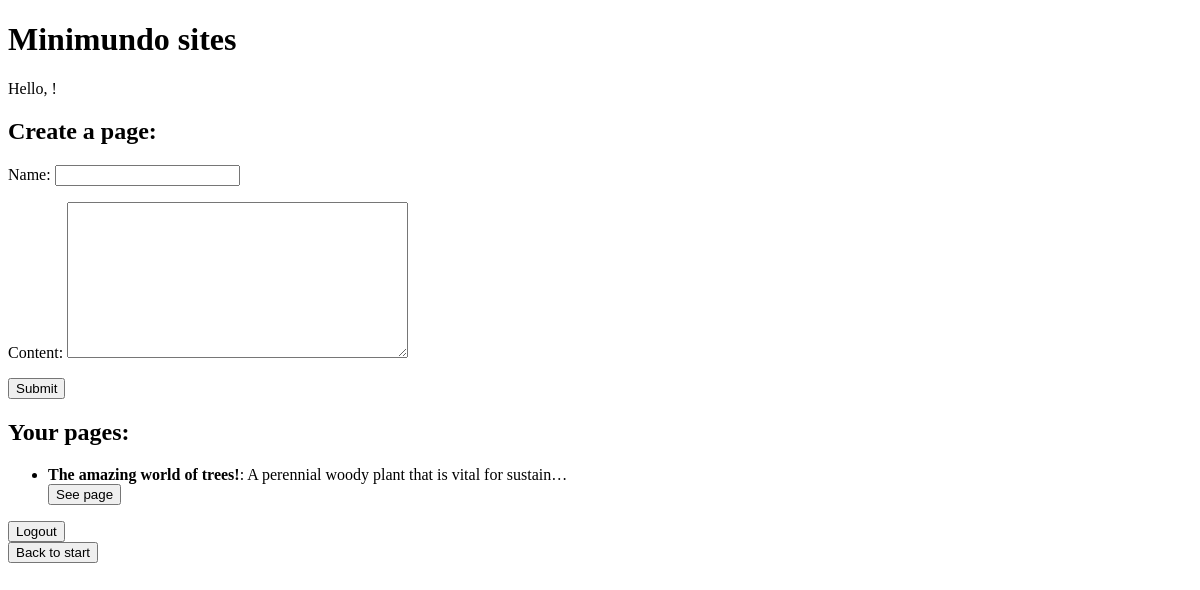
The page /homePage/bob/ on the database as committed earlier.
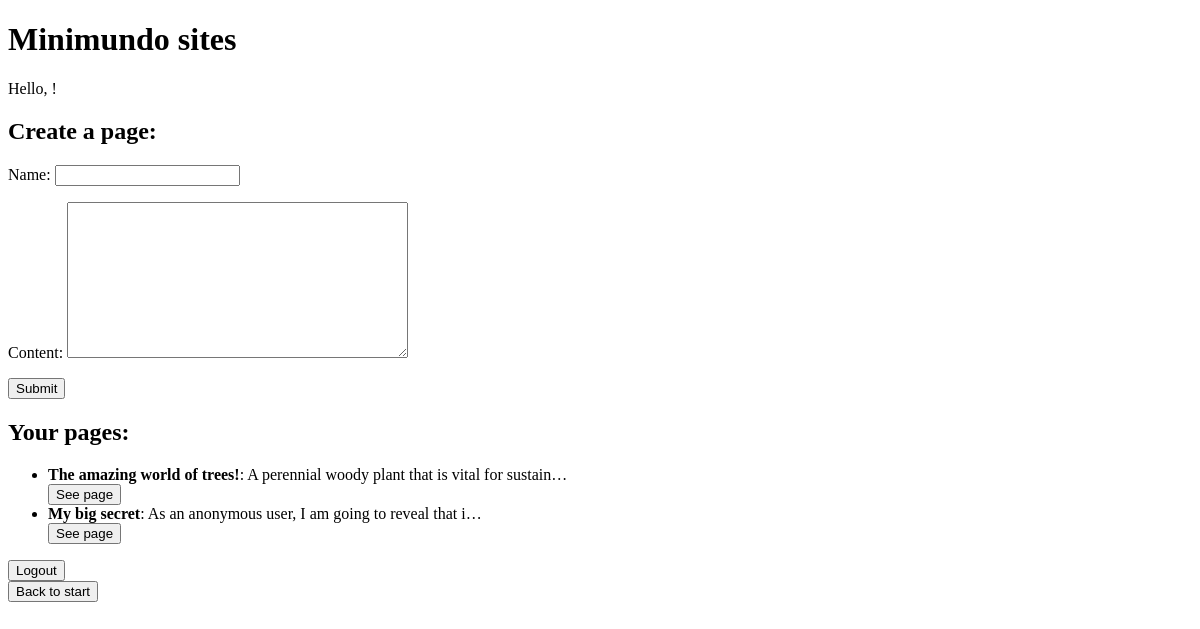
The same page on the database as committed later.
### pages/models.py (models this page shows)
class minipage(models.Model):
	owner = models.ForeignKey(User, on_delete=models.CASCADE)
	name = models.CharField(max_length=200, unique=True)
	content = models.TextField()
	class Meta:
		db_table = 'minipage'

### pages/views.py (the view)
# urls.py: path('homePage/<str:username>/', homePage, name='homePage'),
def homePage(request, username):
	user = User.objects.get(username=username) #4.2 begin and end
	pages = minipage.objects.filter(owner = user)
	if request.method == "POST":
		form = minipageForm(request.POST, user = user)
		if form.is_valid():
			form.save()
			form = minipageForm(user = user)
	else:
		form = minipageForm(user = user)
	return render(request, 'pages/home.html', {'pages': pages, 'createPageForm': form})

### pages/forms.py (shortened to what this page needs)
class minipageForm(ModelForm):
     def __init__(self, *args, user, **kwargs):
        super(minipageForm, self).__init__(*args, **kwargs)
        self.user = user
     class Meta:
         model = minipage
         fields = ['name', 'content']
         error_messages = {
             'name' : {
                 'unique': "The page's name must be unique and this one is already taken!"
             }
         }

### pages/templates/pages/home.html (shortened to what this page needs)
<!DOCTYPE html>
<html>
    <head>
    </head>
    <body>
    <h1>Minimundo sites</h1>
    Hello, {{ user.username }}!
    <h2>Create a page:</h2>
    <form action="/homePage/{{ user.username|urlencode }}/" method="post">
      {{ createPageForm.as_p }}
      <input type="submit" value="Submit">
    </form>
		<h2>Your pages:</h2>
    {% include "./pages.html" %}
    <form action='/logout/' method="POST">
          <input type="submit" value="Logout"/>
      </form>
    <a href='/'> <button>Back to start</button> </a>
    </body>
</html>

### pages/templates/pages/pages.html (shortened to what this page needs)
<!DOCTYPE html>
<html>
    <head>
    </head>
    <body>
        <ul>
            {% for page in pages %}
            <li> <b>{{page.name}}</b>: {{page.content|truncatechars:50}}</li>
            <a href='/pages/{{page.name|urlencode }}/'> <button>See page</button> </a>
            {% endfor %}
        </ul>
    </body>
</html>

Rows that differ between the two databases and show on the page:
added minipage: name "My big secret", content "As an anonymous user, I am going to reveal that i…"
